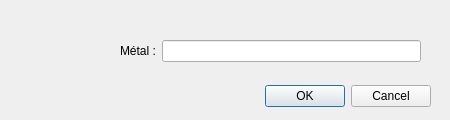
<?xml version="1.0" encoding="UTF-8"?>
<ui version="4.0">
 <class>Dialog_AddMetal</class>
 <widget class="QDialog" name="Dialog_AddMetal">
  <property name="geometry">
   <rect>
    <x>0</x>
    <y>0</y>
    <width>450</width>
    <height>120</height>
   </rect>
  </property>
  <property name="minimumSize">
   <size>
    <width>450</width>
    <height>120</height>
   </size>
  </property>
  <property name="maximumSize">
   <size>
    <width>450</width>
    <height>120</height>
   </size>
  </property>
  <property name="windowTitle">
   <string>Ajouter un métal</string>
  </property>
  <widget class="QDialogButtonBox" name="buttonBox">
   <property name="geometry">
    <rect>
     <x>90</x>
     <y>80</y>
     <width>341</width>
     <height>32</height>
    </rect>
   </property>
   <property name="orientation">
    <enum>Qt::Horizontal</enum>
   </property>
   <property name="standardButtons">
    <set>QDialogButtonBox::Cancel|QDialogButtonBox::Ok</set>
   </property>
  </widget>
  <widget class="QWidget" name="formLayoutWidget">
   <property name="geometry">
    <rect>
     <x>120</x>
     <y>40</y>
     <width>301</width>
     <height>31</height>
    </rect>
   </property>
   <layout class="QFormLayout" name="formLayout">
    <property name="fieldGrowthPolicy">
     <enum>QFormLayout::ExpandingFieldsGrow</enum>
    </property>
    <property name="labelAlignment">
     <set>Qt::AlignLeading|Qt::AlignLeft|Qt::AlignVCenter</set>
    </property>
    <item row="0" column="0">
     <widget class="QLabel" name="label">
      <property name="text">
       <string>Métal :</string>
      </property>
     </widget>
    </item>
    <item row="0" column="1">
     <widget class="QLineEdit" name="lineEditMetal"/>
    </item>
   </layout>
  </widget>
  <widget class="QLabel" name="label_2">
   <property name="geometry">
    <rect>
     <x>30</x>
     <y>20</y>
     <width>71</width>
     <height>71</height>
    </rect>
   </property>
   <property name="text">
    <string/>
   </property>
   <property name="pixmap">
    <pixmap resource="resources.qrc">:/resources/img/resources/img/New.png</pixmap>
   </property>
   <property name="scaledContents">
    <bool>true</bool>
   </property>
  </widget>
 </widget>
 <resources>
  <include location="resources.qrc"/>
 </resources>
 <connections>
  <connection>
   <sender>buttonBox</sender>
   <signal>accepted()</signal>
   <receiver>Dialog_AddMetal</receiver>
   <slot>accept()</slot>
   <hints>
    <hint type="sourcelabel">
     <x>248</x>
     <y>254</y>
    </hint>
    <hint type="destinationlabel">
     <x>157</x>
     <y>274</y>
    </hint>
   </hints>
  </connection>
  <connection>
   <sender>buttonBox</sender>
   <signal>rejected()</signal>
   <receiver>Dialog_AddMetal</receiver>
   <slot>reject()</slot>
   <hints>
    <hint type="sourcelabel">
     <x>316</x>
     <y>260</y>
    </hint>
    <hint type="destinationlabel">
     <x>286</x>
     <y>274</y>
    </hint>
   </hints>
  </connection>
 </connections>
</ui>
